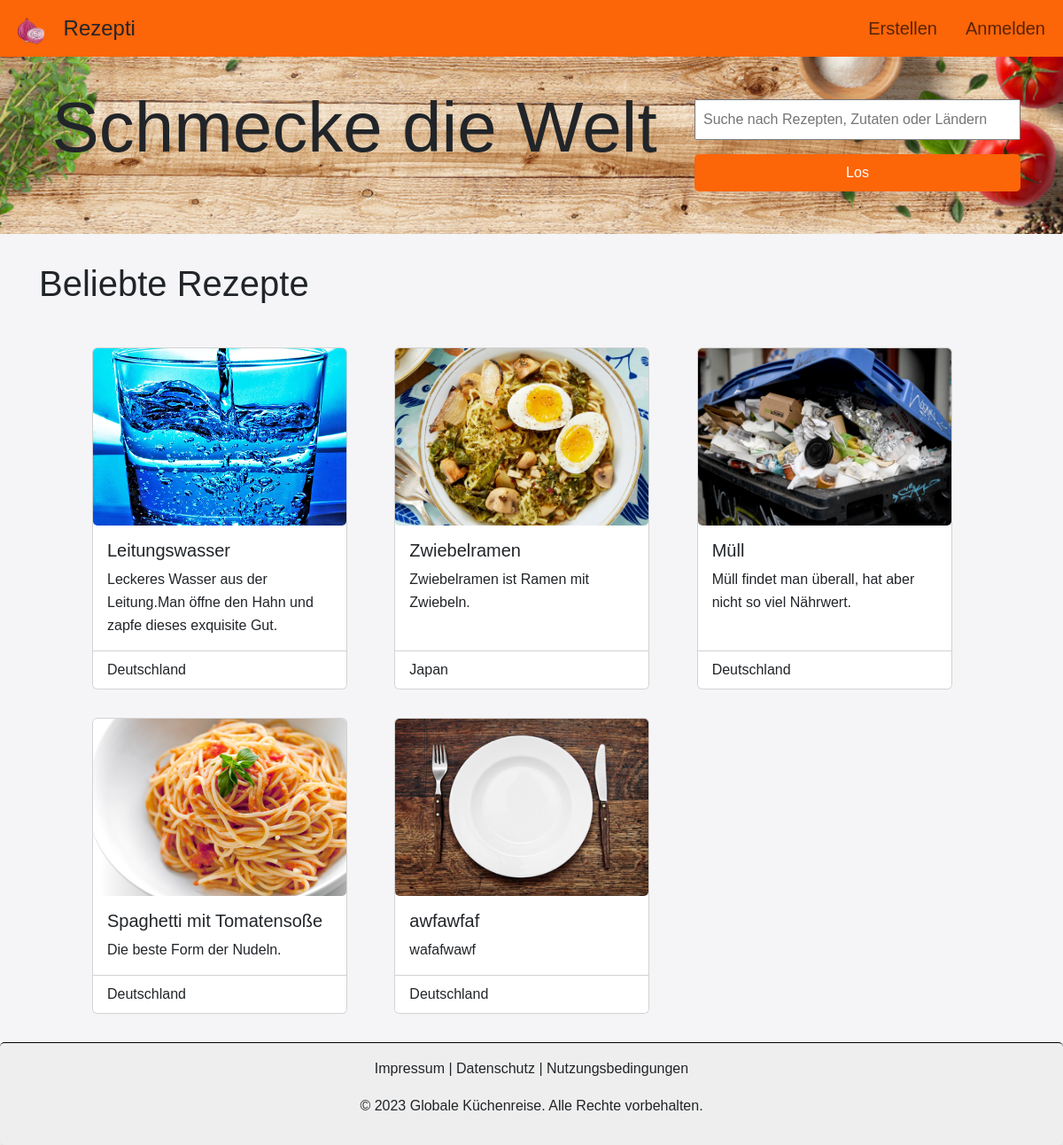
The page /webdir/index.php on the database as committed earlier.
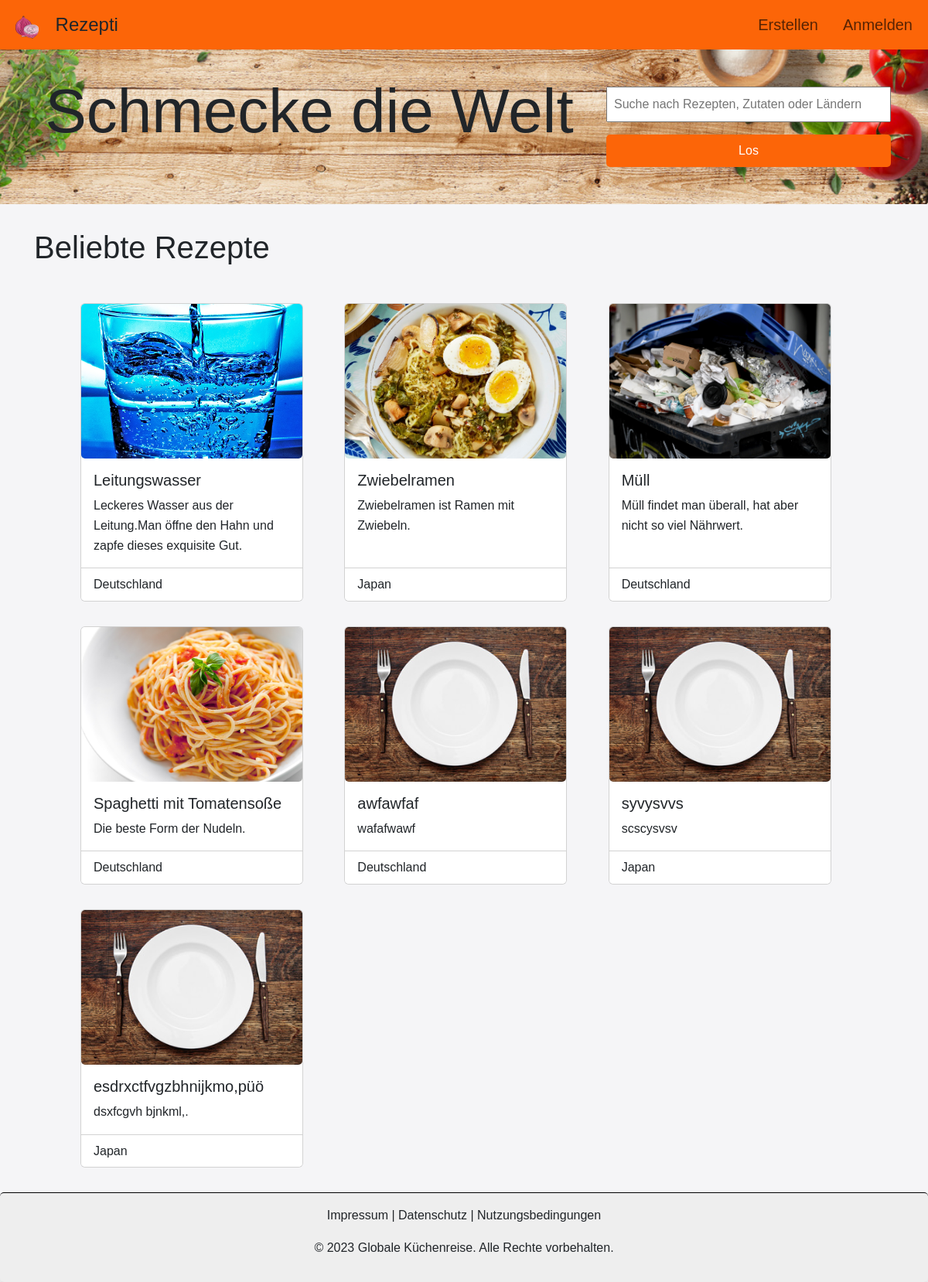
The same page on the database as committed later.
### tables this page shows
CREATE TABLE `recipie` (
  `title` varchar(40) DEFAULT NULL COMMENT 'title of the recipe',
  `country` int(11) DEFAULT NULL COMMENT 'id of the correspondin country',
  `image_path` varchar(64) DEFAULT NULL COMMENT 'name of the image should be a md5 hex name, we dont keep the original name',
  `description` text DEFAULT NULL COMMENT 'description',
  `id` uuid NOT NULL DEFAULT uuid() COMMENT 'primary key',
  `score` float UNSIGNED NOT NULL DEFAULT 0 COMMENT '"Nutriscore", score of the recipe',
  `slug` varchar(40) NOT NULL DEFAULT uuid() COMMENT 'referer for the detail.php view'
);

CREATE TABLE `country` (
  `ID` int(11) NOT NULL,
  `name` varchar(100) NOT NULL,
  `short_name` varchar(2) NOT NULL
);

### webdir/common.php (called while the page is built, shortened)
<?php
$ini_path = "php.ini";
$ini_array = parse_ini_file($ini_path, true);
class DatabaseConnection {
    public $connection;
    function __construct($ini_array) {
        $this->servername = $ini_array["database"]["servername"];
        $this->username = $ini_array["database"]["username"];
        $this->password = $ini_array["database"]["password"];
        $this->dbname = $ini_array["database"]["dbname"];
        $this->connection = new mysqli(
            $this->servername,
            $this->username,
            $this->password,
            $this->dbname
        );
    }
    function query_database(string $query) {
        $result = $this->connection->query($query);
        return $result;
    }
    function get_country_by_id(int $id) {
        $query = ("SELECT * FROM country WHERE ID = " . $id);
        $result = $this->connection->query($query);
        $return = $result->fetch_all(MYSQLI_ASSOC);
        if ($return) {
            return $return[0];
        }
        else {
            return false;
        }
    }
}
function escape_newlines(string $input) {
    $result = preg_replace("/\r|\n/", "", $input);
    return $result;
}
?>

### webdir/templates/featured-recipies.php (the view)
<section class="recipes-cards-section justify-content-center">
    <h4 class="display-6">Beliebte Rezepte</h4>
    <div class="container-fluid">
        <div class="recipe-grid container-fluid px-5 mt-5" id="featured-recipies-grid">
            <?php
                $conn = new DatabaseConnection($ini_array);
                $result = $conn->query_database("SELECT * FROM recipie");
                $rows = $result->fetch_all(MYSQLI_ASSOC);
                foreach ($rows as $row) {
                    if ($row['image_path'] === null) {
                        echo '
                        <a href=' . $row['slug'] . '>
                        <div class="card" style="width: 18rem;">
                          <div>
                              <img src="img/icons/empty_plate.jpg" class="card-img-top card-img" alt="thumbnail">
                          </div>
                          <div class="card-body">
                            <h5 class="card-title">' . htmlspecialchars($row['title'], ENT_QUOTES, 'UTF-8') . '</h5>
                            <p class="card-text">' . htmlspecialchars(escape_newlines($row['description'], ENT_QUOTES, 'UTF-8')) . '</p>
                          </div>
                          <ul class="list-group list-group-flush">
                              <li class="list-group-item">' . $conn->get_country_by_id($row['country'])['name'] . '</li>
                          </ul>
                        </div>
                        </a>';
                    }
                    else {
                        echo '
                        <a href=/detail.php?recipie=' . $row['slug'] . '>
                        <div class="card" style="width: 18rem;">
                          <div>
                              <img src="img/useruploads/' . $row['image_path'] . '" class="card-img-top card-img" alt="thumbnail">
                          </div>
                          <div class="card-body">
                            <h5 class="card-title">' . htmlspecialchars($row['title'], ENT_QUOTES, 'UTF-8') . '</h5>
                            <p class="card-text">' . htmlspecialchars(escape_newlines($row['description'], ENT_QUOTES, 'UTF-8')) . '</p>
                          </div>
                          <ul class="list-group list-group-flush">
                              <li class="list-group-item">' . $conn->get_country_by_id($row['country'])['name'] . '</li>
                          </ul>
                        </div>
                        </a>';
                    }
                }
            ?>
        </div>
    </div>
</section>

### webdir/index.php
<?php
require_once 'common.php';
?>
<!DOCTYPE html>
<html lang="de">
<head>
<?php require 'templates/head.php' ?>
</head>
<body>
    <?php require 'templates/header.php' ?>
    <main>
        <?php require 'templates/hero.php'  ?>
        <div class="container-fluid">
            <?php require 'templates/featured-recipies.php'  ?>
        </div>
    </main>
    <footer>
    <?php require 'templates/footer.php' ?>
    </footer>
</body>
</html>

### webdir/templates/head.php (shortened to what this page needs)
<!DOCTYPE html>
<html lang="en">
<link rel="stylesheet" href="//code.jquery.com/ui/1.13.2/themes/base/jquery-ui.css">
<link href="https://cdn.jsdelivr.net/npm/bootstrap@5.3.0-alpha3/dist/css/bootstrap.min.css" rel="stylesheet">
<link rel="stylesheet" href="styles.css">

### webdir/templates/header.php (shortened to what this page needs)
<nav class="navbar navbar-expand-lg main-nav fs-5" style="background-color: #fc6508;">
  <div class="container-fluid">
        <a class="navbar-brand" href="/">
            <img src="img/icons/rezepti.png" width="30" height="30" class="me-3 ms-2"></img>
            <span class="fs-4 text-nowrap text-dark">Rezepti</span>
        </a>
    <div class="collapse navbar-collapse" id="navbarText">
      <ul class="navbar-nav me-0 ms-auto mb-2 mb-lg-0">
        <li class="nav-item">
          <a class="nav-link" href="create.php">Erstellen</a>
        </li>
        <?php
        if(isset($_SESSION['ID'])){
            echo "<li><a class=\"nav-link\" href=\"../auth/logout.php\">Logout</a></li>";
            if ($_SESSION['ID'] == 1){
                echo "<li><a class=\"nav-link\" href=\"../admin/admin.php\">Admin</a></li>";
                echo "<li><a class=\"nav-link\" href=\"test/index.php\">Testpages</a></li>";
                echo "<li><a class=\"nav-link\" href=\"http://localhost:8082\">phpmyadmin</a></li>";
            }
        }
        else {
            echo "<li><a class=\"nav-link\" href=\"konto.php\">Anmelden</a></li>";
        }
        ?>
      </ul>
    </div>
  </div>
</nav>

### webdir/templates/hero.php
<section class="hero text-center">
    <form action="search.php" method="get">
        <input type="search" name="search" id="search" placeholder="Suche nach Rezepten, Zutaten oder Ländern">
        <input type="submit" value="Los">
    </form>
    <h1 class="display-1 text-center text-wrap" >Schmecke die Welt</h1>
</section>

### webdir/templates/footer.php
<div class="footer-content">
    <p>Impressum | Datenschutz | Nutzungsbedingungen</p>
    <p>&copy; 2023 Globale Küchenreise. Alle Rechte vorbehalten.</p>
</div>

### webdir/styles.css (style rules this page uses)
body { font-family: Arial, sans-serif; background-color: #F5F5F7; line-height: 1.6; margin: 0; padding: 0; }
nav ul { display: flex; list-style-type: none; margin: 0; padding: 0; }
nav ul li { margin-left: 1rem; }
nav ul li a { color: #fff; text-decoration: none; }
.hero { background-image: url(img/foods/hintirezi.png); background-repeat: no-repeat; background-size: cover; padding: 2rem; min-height: 200px; text-align: center; }
.hero form { float: right; padding: 16px; }
input[type="search"] { font-size: 1rem; padding: 0.5rem; width: 100%; max-width: 400px; }
.recipes-cards-section { padding: 2rem; }
.recipe-grid { display: grid; grid-template-columns: repeat(auto-fill, minmax(250px, 1fr)); grid-gap: 2rem; }
.recipe-grid a { display: grid; color: #000; text-decoration: none; }
form { display: flex; flex-direction: column; align-items: flex-start; max-width: 400px; width: 100%; }
input[type="submit"] { background-color: #fc6508; border: none; border-radius: 5px; color: #fff; cursor: pointer; font-size: 1rem; margin-top: 1rem; padding: 0.5rem; text-align: center; width: 100%; }
main { min-height: 50rem; }
footer { padding: 16px; text-align: center; border-top: thin black solid; border-radius: 5px; background-color: #eeeeee; box-shadow: 0 4px 6px rgba(0, 0, 0, 0.1); }
input[type="submit"] { background-color: #fc6508; border: none; border-radius: 5px; color: #fff; cursor: pointer; font-size: 1rem; margin-top: 1rem; padding: 0.5rem; }
.card-img { height: 200px; width: 100%; object-fit: cover; }

Rows that differ between the two databases and show on the page:
added recipie: title "syvysvvs", description "scscysvsv", country.name "Japan"
added recipie: title "esdrxctfvgzbhnijkmo,püö", description "dsxfcgvh bjnkml,.", country.name "Japan"
